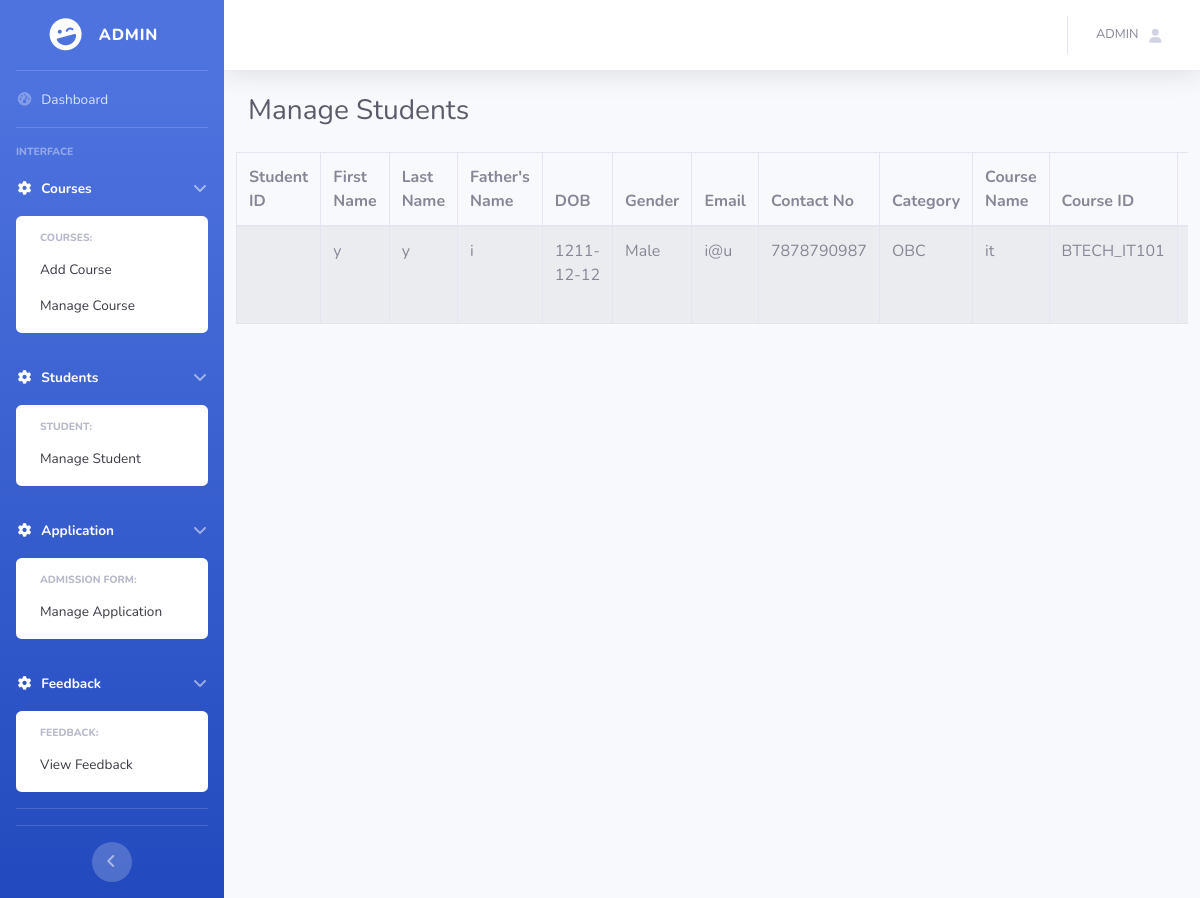
/disstudent.php, run on the app's committed database.
### tables this page shows
CREATE TABLE `student` (
  `app_id` int(20) NOT NULL,
  `firstname` varchar(20) NOT NULL,
  `lastname` varchar(20) NOT NULL,
  `fname` varchar(20) NOT NULL,
  `dob` date NOT NULL,
  `gender` varchar(10) NOT NULL,
  `email` varchar(20) NOT NULL,
  `num` bigint(15) NOT NULL,
  `category` varchar(10) NOT NULL,
  `c_name` varchar(20) NOT NULL,
  `c_id` varchar(15) NOT NULL,
  `address` varchar(50) NOT NULL
);

### disstudent.php (the view, shortened to what this page needs)
<?php
require 'connection.php';
$query = "select * from student";
 $result = mysqli_query($conn, $query);
?>
<!DOCTYPE html>
<html lang="en">
<head>
   <link href="vendor/fontawesome-free/css/all.min.css" rel="stylesheet" type="text/css">
   <link href="css/sb-admin-2.min.css" rel="stylesheet">
</head>
<body>
                <div id="wrapper">
                    <ul class="navbar-nav bg-gradient-primary sidebar sidebar-dark accordion" id="accordionSidebar">
                        <a class="sidebar-brand d-flex align-items-center justify-content-center" href="">
                            <div class="sidebar-brand-icon rotate-n-15">
                                <i class="fas fa-laugh-wink"></i>
                            </div>
                            <div class="sidebar-brand-text mx-3">Admin</div>
                        </a>
                        <hr class="sidebar-divider my-0">
                        <li class="nav-item">
                            <a class="nav-link" href="admindash.php">
                                <i class="fas fa-fw fa-tachometer-alt"></i>
                                <span>Dashboard</span></a>
                        </li>
                        <hr class="sidebar-divider">
                        <div class="sidebar-heading">
                            Interface
                        </div>
                        <li class="nav-item active">
                            <a class="nav-link" href="#" data-toggle="collapse" data-target="#collapseTwo"
                                aria-expanded="true" aria-controls="collapseTwo">
                                <i class="fas fa-fw fa-cog"></i>
                                <span>Courses</span>
                            </a>
                            <div id="collapseTwo" class="collapse show" aria-labelledby="headingTwo"
                                data-parent="#accordionSidebar">
                                <div class="bg-white py-2 collapse-inner rounded">
                                    <h6 class="collapse-header">Courses:</h6>
                                    <a class="collapse-item " href="addcourse.php">Add Course</a>
                                    <a class="collapse-item " href="manage_course.php">Manage Course</a>
                                </div>
                            </div>
                        </li>
                        <li class="nav-item active">
                            <a class="nav-link" href="#" data-toggle="collapse" data-target="#collapseTwo"
                                aria-expanded="true" aria-controls="collapseTwo">
                                <i class="fas fa-fw fa-cog"></i>
                                <span>Students</span>
                            </a>
                            <div id="collapseTwo" class="collapse show" aria-labelledby="headingTwo"
                                data-parent="#accordionSidebar">
                                <div class="bg-white py-2 collapse-inner rounded">
                                    <h6 class="collapse-header">Student:</h6>
                                    <a class="collapse-item " href="disstudent.php">Manage Student</a>
                                </div>
                            </div>
                        </li>
                        <li class="nav-item active">
                            <a class="nav-link" href="#" data-toggle="collapse" data-target="#collapseTwo"
                                aria-expanded="true" aria-controls="collapseTwo">
                                <i class="fas fa-fw fa-cog"></i>
                                <span>Application</span>
                            </a>
                            <div id="collapseTwo" class="collapse show" aria-labelledby="headingTwo"
                                data-parent="#accordionSidebar">
                                <div class="bg-white py-2 collapse-inner rounded">
                                    <h6 class="collapse-header">Admission Form:</h6>
                                    <a class="collapse-item " href="disapplication.php">Manage Application</a>
                                </div>
                            </div>
                        </li>
                        <li class="nav-item active">
                            <a class="nav-link" href="#" data-toggle="collapse" data-target="#collapseTwo"
                                aria-expanded="true" aria-controls="collapseTwo">
                                <i class="fas fa-fw fa-cog"></i>
                                <span>Feedback</span>
                            </a>
                            <div id="collapseTwo" class="collapse show" aria-labelledby="headingTwo"
                                data-parent="#accordionSidebar">
                                <div class="bg-white py-2 collapse-inner rounded">
                                    <h6 class="collapse-header">Feedback:</h6>
                                    <a class="collapse-item " href="displayfeedback.php">View Feedback</a>
                                </div>
                            </div>
                        </li>
                        <hr class="sidebar-divider">
                        <hr class="sidebar-divider d-none d-md-block">
                        <div class="text-center d-none d-md-inline">
                            <button class="rounded-circle border-0" id="sidebarToggle"></button>
                        </div>
                    </ul>
                    <div id="content-wrapper" class="d-flex flex-column">
                        <div id="content">
                            <nav class="navbar navbar-expand navbar-light bg-white topbar mb-4 static-top shadow">
                                <ul class="navbar-nav ml-auto">
                                    <li class="nav-item dropdown no-arrow">
                                        <a class="nav-link dropdown-toggle" href="#" id="userDropdown" role="button"
                                            data-toggle="dropdown" aria-haspopup="true" aria-expanded="false">
                                            <span class="mr-2 d-none d-lg-inline text-gray-600 small">ADMIN
                                            </span>
                                            <i class="fas fa-user fa-sm fa-fw mr-2 text-gray-400"></i>
                                        </a>
                                    </li>
                                </ul>
                            </nav>
 <div class="container-fluid">
<div class="d-sm-flex align-items-center justify-content-between mb-4">
    <h1 class="h3 mb-0 text-gray-800">Manage Students </h1>
</div>
<div class="row d-flex justify-content-center">
    <div class="table-responsive">
    <table class="table table-striped table-bordered table-hover">
    <thead>
    <tr>
    <th scope="col">Student ID</th>
    <th scope="col">First Name</th>
    <th scope="col">Last Name</th>
    <th scope="col">Father's Name</th>
    <th scope="col">DOB</th>
    <th scope="col">Gender</th>
    <th scope="col">Email</th>
    <th scope="col">Contact No</th>
    <th scope="col">Category</th>
    <th scope="col">Course Name</th>
    <th scope="col">Course ID</th>
    <th scope="col">Address</th>
    </tr>
    </thead>
    <tbody>
     <tr>
            <?php
            while($row = mysqli_fetch_assoc($result))
            {
            ?>
            <td><?php echo $row['sid']?></td>
            <td><?php echo $row['firstname']?></td>
            <td><?php echo $row['lastname']?></td>
            <td><?php echo $row['fname']?></td>
            <td><?php echo $row['dob']?></td>
            <td><?php echo $row['gender']?></td>
            <td><?php echo $row['email']?></td>
            <td><?php echo $row['num']?></td>
            <td><?php echo $row['category']?></td>
             <td><?php echo $row['c_name']?></td>
            <td><?php echo $row['c_id']?></td>
            <td><?php echo $row['address']?></td>
            </tr>
             <?php
            }
            ?>
    </tbody>
    </table>
    </div>
</div>
</div>
</div>
</div>
</body>
</html>

### data on the page
student: firstname "y", lastname "y", fname "i", dob "1211-12-12", gender "Male", email "i@u", num "7878790987", category "OBC", c_name "it", c "BTECH_IT101"
